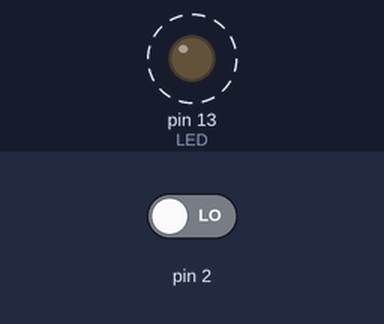
Simulated run of this sketch. Board: Arduino Uno, built with avr-gcc and run on an emulated ATmega328P. Shown: output pins drawn as LEDs (lit = HIGH). Dashed ring = blinking. The inputs (shaded band) are chosen by the test bench; at power-on: pin 2 LOW. What the sketch prints to the serial monitor is not drawn.

Above: at 0.05 s.
Timing chart, 0 to 3.0 s (numbered marks = the images above):
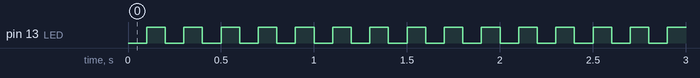

The sketch:

MedePeriodoContaPulsosV3.ino
```cpp
#include <avr/io.h>
#include <avr/interrupt.h>

// LED para depuração
#define LED 13
// Variables
volatile bool sample = false;
volatile byte periodo = 0;
volatile byte overrun = 0;
volatile byte lastperiodo = 0;
volatile byte lastoverrun = 0;
volatile int  pulses = 0;

//------------------------Amostragem ISR
ISR (TIMER1_OVF_vect)    // Timer1 ISR
{
  sample=true;
  TCNT1 = 59285;    // para 100ms@16MHz
}
//--------------------Counta Pulsos ISR
void EncoderInt()
{
 pulses++;
  if (digitalRead(2)){
    TCNT2  = 0;
    overrun = 0;
    periodo = 0;
    }
  else{
    periodo = TCNT2;
    lastperiodo = periodo;
    lastoverrun = overrun;
    }
}
//------------------------Amostragem ISR
ISR (TIMER2_OVF_vect)    // Timer2 ISR
{
  overrun++;
}

//-------------------------------Setup
void setup() {
  //--------------------Configure Port
  Serial.begin(250000);
  //-------------------------Debug LED
  pinMode(LED, OUTPUT);
  // Disable interrupts
  cli();
  //----------------------- Configura TIMER 1
  TCCR1A = 0x00;
  // Timer com 256 prescaler (62500 Hz)
  TCCR1B = (1<<CS12);
  // 100 ms => (2^16-1) - 16e6/256*0.1
  TCNT1  = 59285;
  // Habilita timer1 overflow interrupt
  TIMSK1 = (1 << TOIE1) ;
  //----------------------- Configura TIMER 2
  TCCR2A = 0x00;
  // Timer com 256 prescaler (62500 Hz)
  TCCR2B = (1<<CS22)|(1<<CS21);
  // Habilita timer2 overflow interrupt
  TIMSK2 = (1 << TOIE2) ;
  // ---------------------- Configura INT0
  attachInterrupt(digitalPinToInterrupt(2),EncoderInt,CHANGE);
  sei();
}
//-------------------------------Main
void loop() {
  double frequencia = 0;
  if (sample){
      cli();
      digitalWrite(LED,!digitalRead(LED));
      double totalperiod = (double) 256.0*lastoverrun+lastperiodo;
      if(totalperiod==0.0){
        frequencia = 0.0;
      }
      else {
        // Cada tick é 1/62500 segundos. 63% ciclo de trabalho considerado
        frequencia = 39375.0/totalperiod;
        if(frequencia>50.0){
          frequencia = (double)5.0*pulses;
        }
      }
      lastoverrun=0;
      lastperiodo=0;
      Serial.println(frequencia);
      pulses = 0;
      sample=false;

      // Controlador------------------------


      //------------------------------------
      sei();
      }
}
```

Measured:
- by itself, pin 13 (LED): alternates HIGH for 0.10 s and LOW for 0.10 s
